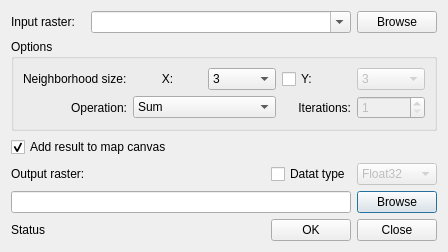
<?xml version="1.0" encoding="UTF-8"?>
<ui version="4.0">
 <class>FocalStats</class>
 <widget class="QDialog" name="FocalStats">
  <property name="geometry">
   <rect>
    <x>0</x>
    <y>0</y>
    <width>448</width>
    <height>233</height>
   </rect>
  </property>
  <property name="windowTitle">
   <string>Focal Statistics</string>
  </property>
  <layout class="QGridLayout" name="gridLayout_2">
   <item row="0" column="0">
    <widget class="QLabel" name="label_3">
     <property name="sizePolicy">
      <sizepolicy hsizetype="Maximum" vsizetype="Preferred">
       <horstretch>0</horstretch>
       <verstretch>0</verstretch>
      </sizepolicy>
     </property>
     <property name="text">
      <string>Input raster:</string>
     </property>
    </widget>
   </item>
   <item row="0" column="1" colspan="2">
    <widget class="QComboBox" name="cbLayers">
     <property name="sizePolicy">
      <sizepolicy hsizetype="Expanding" vsizetype="Fixed">
       <horstretch>0</horstretch>
       <verstretch>0</verstretch>
      </sizepolicy>
     </property>
     <property name="editable">
      <bool>true</bool>
     </property>
     <property name="insertPolicy">
      <enum>QComboBox::NoInsert</enum>
     </property>
    </widget>
   </item>
   <item row="1" column="0" colspan="4">
    <widget class="QGroupBox" name="groupBox">
     <property name="title">
      <string>Options</string>
     </property>
     <layout class="QGridLayout" name="gridLayout">
      <item row="0" column="0">
       <widget class="QLabel" name="label_4">
        <property name="text">
         <string>Neighborhood size:</string>
        </property>
       </widget>
      </item>
      <item row="0" column="1">
       <widget class="QLabel" name="label_5">
        <property name="text">
         <string>X:</string>
        </property>
        <property name="alignment">
         <set>Qt::AlignCenter</set>
        </property>
       </widget>
      </item>
      <item row="0" column="2">
       <widget class="QComboBox" name="cbX">
        <item>
         <property name="text">
          <string>3</string>
         </property>
        </item>
        <item>
         <property name="text">
          <string>5</string>
         </property>
        </item>
        <item>
         <property name="text">
          <string>7</string>
         </property>
        </item>
        <item>
         <property name="text">
          <string>9</string>
         </property>
        </item>
       </widget>
      </item>
      <item row="0" column="4">
       <widget class="QComboBox" name="cbY">
        <property name="enabled">
         <bool>false</bool>
        </property>
        <item>
         <property name="text">
          <string>3</string>
         </property>
        </item>
        <item>
         <property name="text">
          <string>5</string>
         </property>
        </item>
        <item>
         <property name="text">
          <string>7</string>
         </property>
        </item>
        <item>
         <property name="text">
          <string>9</string>
         </property>
        </item>
       </widget>
      </item>
      <item row="1" column="0">
       <widget class="QLabel" name="label_7">
        <property name="text">
         <string>Operation:</string>
        </property>
        <property name="alignment">
         <set>Qt::AlignRight|Qt::AlignTrailing|Qt::AlignVCenter</set>
        </property>
       </widget>
      </item>
      <item row="1" column="1" colspan="2">
       <widget class="QComboBox" name="cbMethod">
        <item>
         <property name="text">
          <string>Sum</string>
         </property>
        </item>
        <item>
         <property name="text">
          <string>Average</string>
         </property>
        </item>
        <item>
         <property name="text">
          <string>Median</string>
         </property>
        </item>
        <item>
         <property name="text">
          <string>Minimum</string>
         </property>
        </item>
        <item>
         <property name="text">
          <string>Maximum</string>
         </property>
        </item>
        <item>
         <property name="text">
          <string>Range</string>
         </property>
        </item>
       </widget>
      </item>
      <item row="1" column="3">
       <widget class="QLabel" name="label_8">
        <property name="text">
         <string>Iterations:</string>
        </property>
        <property name="alignment">
         <set>Qt::AlignRight|Qt::AlignTrailing|Qt::AlignVCenter</set>
        </property>
       </widget>
      </item>
      <item row="1" column="4">
       <widget class="QSpinBox" name="sbIter">
        <property name="enabled">
         <bool>false</bool>
        </property>
        <property name="minimum">
         <number>1</number>
        </property>
       </widget>
      </item>
      <item row="0" column="3">
       <widget class="QCheckBox" name="useY">
        <property name="text">
         <string>Y:</string>
        </property>
       </widget>
      </item>
     </layout>
    </widget>
   </item>
   <item row="2" column="0" colspan="4">
    <widget class="QCheckBox" name="cbAddResult">
     <property name="text">
      <string>Add result to map canvas</string>
     </property>
     <property name="checked">
      <bool>true</bool>
     </property>
    </widget>
   </item>
   <item row="3" column="0">
    <widget class="QLabel" name="label_2">
     <property name="text">
      <string>Output raster:</string>
     </property>
    </widget>
   </item>
   <item row="3" column="3">
    <widget class="QComboBox" name="cbType">
     <property name="enabled">
      <bool>false</bool>
     </property>
     <property name="currentIndex">
      <number>5</number>
     </property>
     <item>
      <property name="text">
       <string>Byte</string>
      </property>
     </item>
     <item>
      <property name="text">
       <string>UInt16</string>
      </property>
     </item>
     <item>
      <property name="text">
       <string>Int16</string>
      </property>
     </item>
     <item>
      <property name="text">
       <string>UInt32</string>
      </property>
     </item>
     <item>
      <property name="text">
       <string>Int32</string>
      </property>
     </item>
     <item>
      <property name="text">
       <string>Float32</string>
      </property>
     </item>
     <item>
      <property name="text">
       <string>Float64</string>
      </property>
     </item>
     <item>
      <property name="text">
       <string>CInt16</string>
      </property>
     </item>
     <item>
      <property name="text">
       <string>CInt32</string>
      </property>
     </item>
     <item>
      <property name="text">
       <string>CFloat32</string>
      </property>
     </item>
     <item>
      <property name="text">
       <string>CFloat64</string>
      </property>
     </item>
    </widget>
   </item>
   <item row="4" column="0" colspan="3">
    <widget class="QLineEdit" name="eOutput"/>
   </item>
   <item row="4" column="3">
    <widget class="QPushButton" name="bBrowse">
     <property name="text">
      <string>Browse</string>
     </property>
    </widget>
   </item>
   <item row="5" column="3">
    <widget class="QPushButton" name="bCancel">
     <property name="text">
      <string>Close</string>
     </property>
    </widget>
   </item>
   <item row="5" column="2">
    <widget class="QPushButton" name="bOK">
     <property name="sizePolicy">
      <sizepolicy hsizetype="Maximum" vsizetype="Fixed">
       <horstretch>0</horstretch>
       <verstretch>0</verstretch>
      </sizepolicy>
     </property>
     <property name="text">
      <string>OK</string>
     </property>
    </widget>
   </item>
   <item row="0" column="3">
    <widget class="QPushButton" name="bOpenRaster">
     <property name="sizePolicy">
      <sizepolicy hsizetype="Maximum" vsizetype="Fixed">
       <horstretch>0</horstretch>
       <verstretch>0</verstretch>
      </sizepolicy>
     </property>
     <property name="text">
      <string>Browse</string>
     </property>
    </widget>
   </item>
   <item row="3" column="2">
    <widget class="QCheckBox" name="cbDataType">
     <property name="text">
      <string>Datat type</string>
     </property>
    </widget>
   </item>
   <item row="5" column="0" colspan="2">
    <widget class="QLabel" name="lInfo">
     <property name="text">
      <string>Status</string>
     </property>
    </widget>
   </item>
  </layout>
 </widget>
 <resources/>
 <connections>
  <connection>
   <sender>useY</sender>
   <signal>toggled(bool)</signal>
   <receiver>cbY</receiver>
   <slot>setEnabled(bool)</slot>
   <hints>
    <hint type="sourcelabel">
     <x>276</x>
     <y>66</y>
    </hint>
    <hint type="destinationlabel">
     <x>390</x>
     <y>66</y>
    </hint>
   </hints>
  </connection>
  <connection>
   <sender>bCancel</sender>
   <signal>clicked()</signal>
   <receiver>FocalStats</receiver>
   <slot>close()</slot>
   <hints>
    <hint type="sourcelabel">
     <x>438</x>
     <y>223</y>
    </hint>
    <hint type="destinationlabel">
     <x>229</x>
     <y>195</y>
    </hint>
   </hints>
  </connection>
  <connection>
   <sender>cbDataType</sender>
   <signal>toggled(bool)</signal>
   <receiver>cbType</receiver>
   <slot>setEnabled(bool)</slot>
   <hints>
    <hint type="sourcelabel">
     <x>331</x>
     <y>158</y>
    </hint>
    <hint type="destinationlabel">
     <x>384</x>
     <y>157</y>
    </hint>
   </hints>
  </connection>
 </connections>
</ui>
